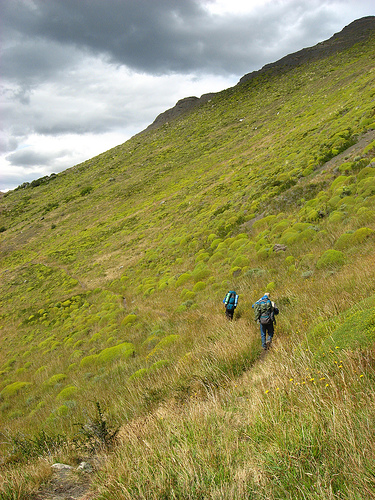
#> input picture gambar_dataset/374176648.jpg, 375 x 500 px, found by its file name
$ jupyter execute flipping.ipynb   (shell and % lines are left out)
#> lines starting #> are read from the running program, lines starting #| are printed output that depends on the picture
<a href="https://colab.research.google.com/github/hanifnurf/TubesTKC_FlickrImage/blob/main/opencv_basic/flipping.ipynb" target="_parent"></a>

[cell 1]
import wget
url = "https://github.com/hanifnurf/TubesTKC_FlickrImage/blob/main/gambar_dataset/374176648.jpg?raw=true"
wget.download(url)

[cell 2]
# import the necessary packages
from matplotlib import pyplot as plt
import numpy as np
import argparse
import cv2

[cell 3]
def plt_imshow(title, image):
	# convert the image frame BGR to RGB color space and display it
	image = cv2.cvtColor(image, cv2.COLOR_BGR2RGB)
	plt.imshow(image)
	plt.title(title)
	plt.grid(False)
	plt.show()

[cell 4]
# # construct the argument parser and parse the arguments
# ap = argparse.ArgumentParser()
# ap.add_argument("-i", "--image", type=str, default="office.jfif",
# 	help="path to the input image")
# args = vars(ap.parse_args())

# since we are using Jupyter Notebooks we can replace our argument
# parsing code with *hard coded* arguments and values
args = {
	"image": "374176648.jpg"
}

[cell 5]
# load the original input image and display it to our screen
image = cv2.imread(args["image"])
#> image is the input picture: shape (500, 375, 3); mean B, G, R 86.8, 144, 147.7
plt_imshow("Original", image)

# flip the image horizontally
print("[INFO] flipping image horizontally...")
flipped = cv2.flip(image, 1)
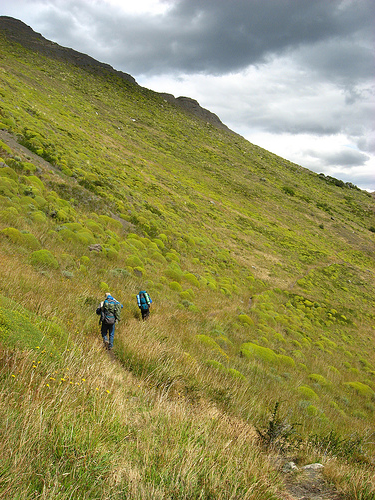
#> flipped: shape (500, 375, 3); mean B, G, R 86.8, 144, 147.7
plt_imshow("Flipped Horizontally", flipped)

[cell 6]
# flip the image vertically
flipped = cv2.flip(image, 0)
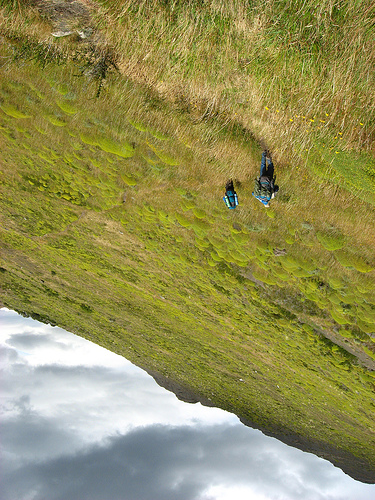
#> flipped: shape (500, 375, 3); mean B, G, R 86.8, 144, 147.7
print("[INFO] flipping image vertically...")
plt_imshow("Flipped Vertically", flipped)

[cell 7]
# flip the image along both axes
flipped = cv2.flip(image, -1)
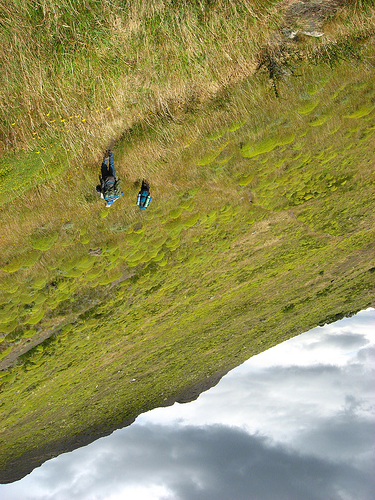
#> flipped: shape (500, 375, 3); mean B, G, R 86.8, 144, 147.7
print("[INFO] flipping image horizontally and vertically...")
plt_imshow("Flipped Horizontally & Vertically", flipped)

$ run again, with gambar_dataset/58363928.jpg copied over gambar_dataset/374176648.jpg
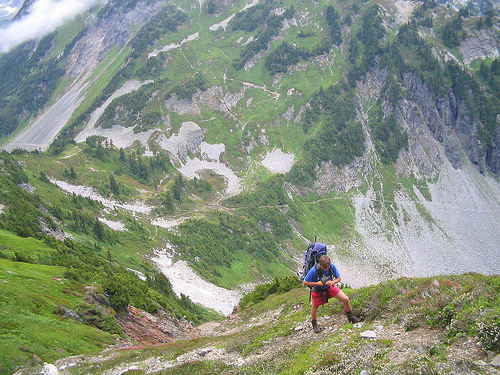
#> input picture gambar_dataset/58363928.jpg, 500 x 375 px, found by its file name
#> image is the input picture: shape (375, 500, 3); mean B, G, R 127.5, 144.6, 134.5
#> `flipped = cv2.flip(image, 0)`:
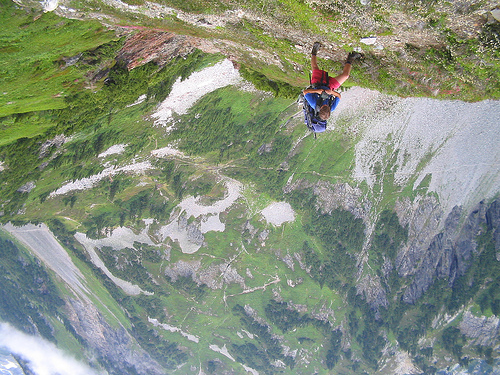
#> flipped: shape (375, 500, 3); mean B, G, R 127.5, 144.6, 134.5
#> `flipped = cv2.flip(image, -1)`:
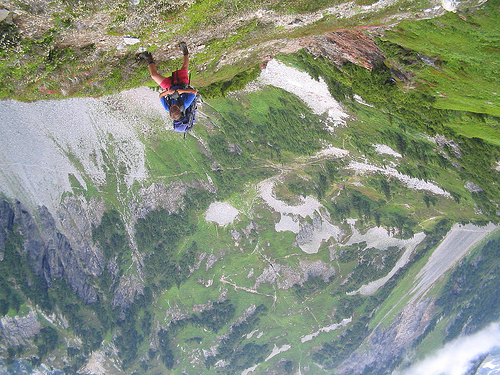
#> flipped: shape (375, 500, 3); mean B, G, R 127.5, 144.6, 134.5
